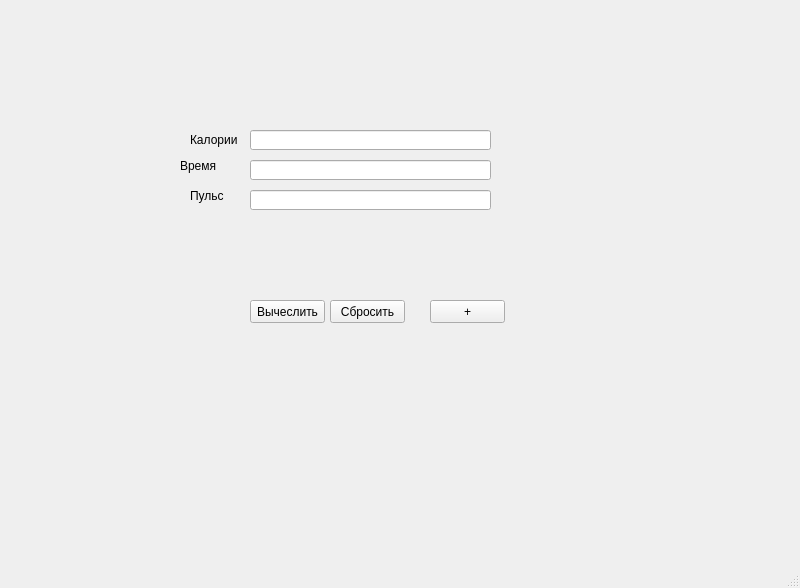
<?xml version="1.0" encoding="UTF-8"?>
<ui version="4.0">
 <class>MainWindow</class>
 <widget class="QMainWindow" name="MainWindow">
  <property name="geometry">
   <rect>
    <x>0</x>
    <y>0</y>
    <width>800</width>
    <height>588</height>
   </rect>
  </property>
  <property name="windowTitle">
   <string>MainWindow</string>
  </property>
  <widget class="QWidget" name="centralwidget">
   <widget class="QPushButton" name="pushButton">
    <property name="geometry">
     <rect>
      <x>250</x>
      <y>300</y>
      <width>75</width>
      <height>23</height>
     </rect>
    </property>
    <property name="text">
     <string>Вычеслить</string>
    </property>
   </widget>
   <widget class="QPushButton" name="pushButton_3">
    <property name="geometry">
     <rect>
      <x>430</x>
      <y>300</y>
      <width>75</width>
      <height>23</height>
     </rect>
    </property>
    <property name="text">
     <string>+</string>
    </property>
   </widget>
   <widget class="QLineEdit" name="lineEdit_2">
    <property name="geometry">
     <rect>
      <x>250</x>
      <y>160</y>
      <width>241</width>
      <height>20</height>
     </rect>
    </property>
   </widget>
   <widget class="QLabel" name="label">
    <property name="geometry">
     <rect>
      <x>190</x>
      <y>130</y>
      <width>51</width>
      <height>20</height>
     </rect>
    </property>
    <property name="text">
     <string>Калории</string>
    </property>
   </widget>
   <widget class="QLineEdit" name="lineEdit_3">
    <property name="geometry">
     <rect>
      <x>250</x>
      <y>130</y>
      <width>241</width>
      <height>20</height>
     </rect>
    </property>
   </widget>
   <widget class="QLabel" name="label_3">
    <property name="geometry">
     <rect>
      <x>180</x>
      <y>150</y>
      <width>71</width>
      <height>31</height>
     </rect>
    </property>
    <property name="text">
     <string>Время</string>
    </property>
   </widget>
   <widget class="QPushButton" name="pushButton_2">
    <property name="geometry">
     <rect>
      <x>330</x>
      <y>300</y>
      <width>75</width>
      <height>23</height>
     </rect>
    </property>
    <property name="text">
     <string>Сбросить</string>
    </property>
   </widget>
   <widget class="QLineEdit" name="lineEdit_4">
    <property name="geometry">
     <rect>
      <x>250</x>
      <y>190</y>
      <width>241</width>
      <height>20</height>
     </rect>
    </property>
   </widget>
   <widget class="QLabel" name="label_4">
    <property name="geometry">
     <rect>
      <x>190</x>
      <y>180</y>
      <width>71</width>
      <height>31</height>
     </rect>
    </property>
    <property name="text">
     <string>Пульс</string>
    </property>
   </widget>
  </widget>
  <widget class="QMenuBar" name="menubar">
   <property name="geometry">
    <rect>
     <x>0</x>
     <y>0</y>
     <width>800</width>
     <height>21</height>
    </rect>
   </property>
  </widget>
  <widget class="QStatusBar" name="statusbar"/>
 </widget>
 <resources/>
 <connections/>
</ui>
